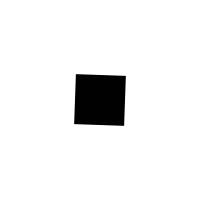
Frame 1 (no input)
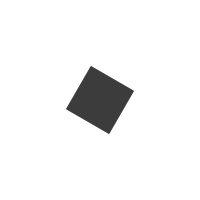
Frame 60 (the mouse pressed at the canvas centre just before this capture)
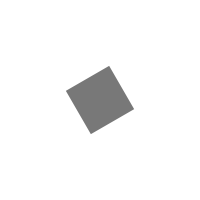
Frame 120 (the mouse held since frame 60 and released just before this capture)

The Processing sketch that drew these frames (run headless with seeded random() and noise(); from frame 60 on, the mouse is pressed at the canvas centre):

// Processing sketch: e203
// ── e203.pde
/* 16/06/2017 */

final int SIDE = 50;

void setup(){
    size(200, 200);
    background(255);
}

void draw(){
    translate(width/2, height/2);
    rotate(radians(frameCount*2 % 360));
    
    background(255);
    noStroke();
    fill((frameCount%512 < 256) ? frameCount%256 : 255 - frameCount%256);
    rect(-SIDE/2, -SIDE/2, SIDE, SIDE);
}
